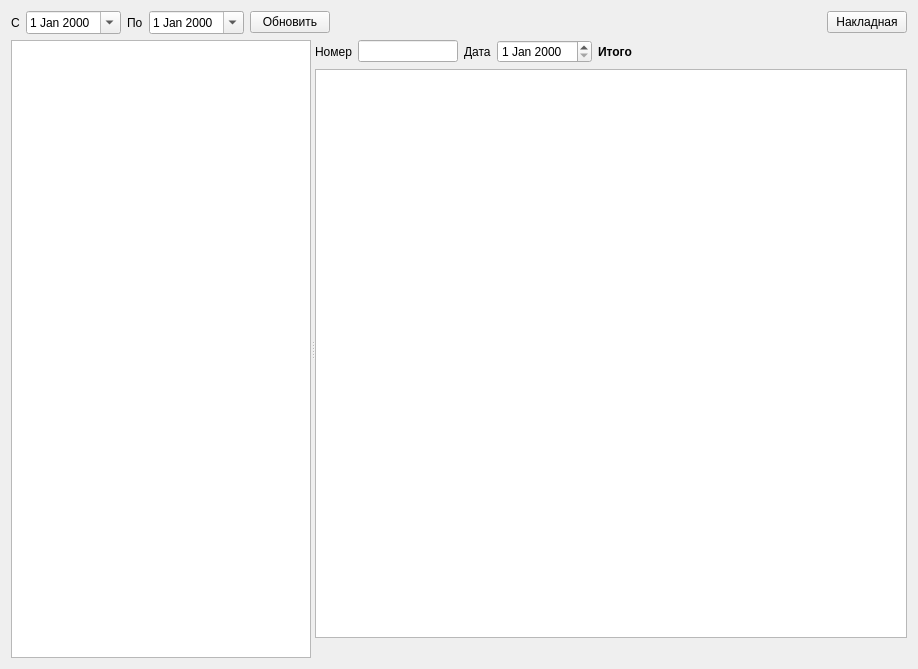
<?xml version="1.0" encoding="UTF-8"?>
<ui version="4.0">
 <class>FormPerePack</class>
 <widget class="QWidget" name="FormPerePack">
  <property name="geometry">
   <rect>
    <x>0</x>
    <y>0</y>
    <width>918</width>
    <height>669</height>
   </rect>
  </property>
  <property name="windowTitle">
   <string>Form</string>
  </property>
  <layout class="QVBoxLayout" name="verticalLayout">
   <item>
    <layout class="QHBoxLayout" name="horizontalLayout">
     <item>
      <widget class="QLabel" name="label">
       <property name="text">
        <string>С</string>
       </property>
      </widget>
     </item>
     <item>
      <widget class="QDateEdit" name="dateEditBeg">
       <property name="calendarPopup">
        <bool>true</bool>
       </property>
      </widget>
     </item>
     <item>
      <widget class="QLabel" name="label_2">
       <property name="text">
        <string>По</string>
       </property>
      </widget>
     </item>
     <item>
      <widget class="QDateEdit" name="dateEditEnd">
       <property name="calendarPopup">
        <bool>true</bool>
       </property>
      </widget>
     </item>
     <item>
      <widget class="QPushButton" name="pushButtonUpd">
       <property name="text">
        <string>Обновить</string>
       </property>
      </widget>
     </item>
     <item>
      <spacer name="horizontalSpacer">
       <property name="orientation">
        <enum>Qt::Orientation::Horizontal</enum>
       </property>
       <property name="sizeHint" stdset="0">
        <size>
         <width>40</width>
         <height>20</height>
        </size>
       </property>
      </spacer>
     </item>
     <item>
      <widget class="QPushButton" name="pushButtonNakl">
       <property name="text">
        <string>Накладная</string>
       </property>
      </widget>
     </item>
    </layout>
   </item>
   <item>
    <widget class="QSplitter" name="splitter">
     <property name="sizePolicy">
      <sizepolicy hsizetype="Expanding" vsizetype="Expanding">
       <horstretch>0</horstretch>
       <verstretch>0</verstretch>
      </sizepolicy>
     </property>
     <property name="orientation">
      <enum>Qt::Orientation::Horizontal</enum>
     </property>
     <widget class="RestTableView" name="tableViewNakl">
      <property name="maximumSize">
       <size>
        <width>300</width>
        <height>16777215</height>
       </size>
      </property>
     </widget>
     <widget class="QWidget" name="verticalLayoutWidget">
      <layout class="QVBoxLayout" name="verticalLayout_2">
       <item>
        <layout class="QHBoxLayout" name="horizontalLayout_2">
         <item>
          <widget class="QLabel" name="label_4">
           <property name="text">
            <string>Номер</string>
           </property>
          </widget>
         </item>
         <item>
          <widget class="QLineEdit" name="lineEditNum">
           <property name="maximumSize">
            <size>
             <width>100</width>
             <height>16777215</height>
            </size>
           </property>
          </widget>
         </item>
         <item>
          <widget class="QLabel" name="label_5">
           <property name="text">
            <string>Дата</string>
           </property>
          </widget>
         </item>
         <item>
          <widget class="RestDateEdit" name="dateEditNakl"/>
         </item>
         <item>
          <widget class="QLabel" name="labelItogo">
           <property name="font">
            <font>
             <bold>true</bold>
            </font>
           </property>
           <property name="text">
            <string>Итого</string>
           </property>
          </widget>
         </item>
         <item>
          <spacer name="horizontalSpacer_2">
           <property name="orientation">
            <enum>Qt::Orientation::Horizontal</enum>
           </property>
           <property name="sizeHint" stdset="0">
            <size>
             <width>40</width>
             <height>20</height>
            </size>
           </property>
          </spacer>
         </item>
        </layout>
       </item>
       <item>
        <widget class="RestTableView" name="tableViewData"/>
       </item>
       <item>
        <layout class="QHBoxLayout" name="horizontalLayoutMap">
         <item>
          <spacer name="horizontalSpacer_3">
           <property name="orientation">
            <enum>Qt::Orientation::Horizontal</enum>
           </property>
           <property name="sizeHint" stdset="0">
            <size>
             <width>40</width>
             <height>20</height>
            </size>
           </property>
          </spacer>
         </item>
        </layout>
       </item>
      </layout>
     </widget>
    </widget>
   </item>
  </layout>
 </widget>
 <customwidgets>
  <customwidget>
   <class>RestTableView</class>
   <extends>QTableView</extends>
   <header>rest/resttableview.h</header>
  </customwidget>
  <customwidget>
   <class>RestDateEdit</class>
   <extends>QDateEdit</extends>
   <header>rest/restdateedit.h</header>
  </customwidget>
 </customwidgets>
 <resources/>
 <connections/>
</ui>
